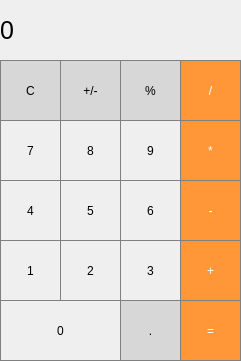
<?xml version="1.0" encoding="UTF-8"?>
<ui version="4.0">
 <class>calculator</class>
 <widget class="QMainWindow" name="calculator">
  <property name="geometry">
   <rect>
    <x>0</x>
    <y>0</y>
    <width>241</width>
    <height>361</height>
   </rect>
  </property>
  <property name="windowTitle">
   <string>calculator</string>
  </property>
  <widget class="QWidget" name="centralWidget">
   <widget class="QLabel" name="label">
    <property name="geometry">
     <rect>
      <x>0</x>
      <y>0</y>
      <width>241</width>
      <height>61</height>
     </rect>
    </property>
    <property name="font">
     <font>
      <pointsize>19</pointsize>
     </font>
    </property>
    <property name="styleSheet">
     <string notr="true">QLabel
{
    qproperty-alignment: 'AlignVCenter | AlignRight';
    border: 1px solid gray;
}

background-color: white;</string>
    </property>
    <property name="text">
     <string>0</string>
    </property>
   </widget>
   <widget class="QPushButton" name="pushButton_c">
    <property name="geometry">
     <rect>
      <x>0</x>
      <y>60</y>
      <width>61</width>
      <height>61</height>
     </rect>
    </property>
    <property name="styleSheet">
     <string notr="true">QPushButton
{
        background-color: rgb(215, 215, 215);
        border: 1px solid gray;
}
QPushButton:pressed
{
        background-color: qlineargradient(x1: 0, y1: 0, x2: 0, y2: 1, stop: 0 #BEBEBE, stop: 1 #D7D7D7);
}</string>
    </property>
    <property name="text">
     <string>C</string>
    </property>
   </widget>
   <widget class="QPushButton" name="pushButton_sign">
    <property name="geometry">
     <rect>
      <x>60</x>
      <y>60</y>
      <width>61</width>
      <height>61</height>
     </rect>
    </property>
    <property name="styleSheet">
     <string notr="true">QPushButton
{
        background-color: rgb(215, 215, 215);
        border: 1px solid gray;
}
QPushButton:pressed
{
        background-color: qlineargradient(x1: 0, y1: 0, x2: 0, y2: 1, stop: 0 #BEBEBE, stop: 1 #D7D7D7);
}</string>
    </property>
    <property name="text">
     <string>+/-</string>
    </property>
   </widget>
   <widget class="QPushButton" name="pushButton_percent">
    <property name="geometry">
     <rect>
      <x>120</x>
      <y>60</y>
      <width>61</width>
      <height>61</height>
     </rect>
    </property>
    <property name="styleSheet">
     <string notr="true">QPushButton
{
        background-color: rgb(215, 215, 215);
        border: 1px solid gray;
}
QPushButton:pressed
{
        background-color: qlineargradient(x1: 0, y1: 0, x2: 0, y2: 1, stop: 0 #BEBEBE, stop: 1 #D7D7D7);
}</string>
    </property>
    <property name="text">
     <string>%</string>
    </property>
   </widget>
   <widget class="QPushButton" name="pushButton_devide">
    <property name="geometry">
     <rect>
      <x>180</x>
      <y>60</y>
      <width>61</width>
      <height>61</height>
     </rect>
    </property>
    <property name="styleSheet">
     <string notr="true">QPushButton
{
    background-color: rgb(255, 151, 57);
    color: white;
    border: 1px solid gray;
}

QPushButton:pressed
{
    background-color: qlineargradient(x1: 0, y1: 0, x2: 0, y2: 1, stop: 0 #FF7832, stop: 1 #FF9739);
}</string>
    </property>
    <property name="text">
     <string>/</string>
    </property>
   </widget>
   <widget class="QPushButton" name="pushButton_multiply">
    <property name="geometry">
     <rect>
      <x>180</x>
      <y>120</y>
      <width>61</width>
      <height>61</height>
     </rect>
    </property>
    <property name="styleSheet">
     <string notr="true">QPushButton
{
    background-color: rgb(255, 151, 57);
    color: white;
    border: 1px solid gray;
}

QPushButton:pressed
{
    background-color: qlineargradient(x1: 0, y1: 0, x2: 0, y2: 1, stop: 0 #FF7832, stop: 1 #FF9739);
}</string>
    </property>
    <property name="text">
     <string>*</string>
    </property>
   </widget>
   <widget class="QPushButton" name="pushButton_9">
    <property name="geometry">
     <rect>
      <x>120</x>
      <y>120</y>
      <width>61</width>
      <height>61</height>
     </rect>
    </property>
    <property name="styleSheet">
     <string notr="true">QPushButton
{
    border: 1px solid gray;
}
QPushButton:pressed
{
    background-color: qlineargradient(x1: 0, y1: 0, x2: 0, y2: 1, stop: 0 #dadbde, stop:1 #f6f7fa);
}</string>
    </property>
    <property name="text">
     <string>9</string>
    </property>
   </widget>
   <widget class="QPushButton" name="pushButton_7">
    <property name="geometry">
     <rect>
      <x>0</x>
      <y>120</y>
      <width>61</width>
      <height>61</height>
     </rect>
    </property>
    <property name="styleSheet">
     <string notr="true">QPushButton
{
    border: 1px solid gray;
}
QPushButton:pressed
{
    background-color: qlineargradient(x1: 0, y1: 0, x2: 0, y2: 1, stop: 0 #dadbde, stop:1 #f6f7fa);
}</string>
    </property>
    <property name="text">
     <string>7</string>
    </property>
   </widget>
   <widget class="QPushButton" name="pushButton_8">
    <property name="geometry">
     <rect>
      <x>60</x>
      <y>120</y>
      <width>61</width>
      <height>61</height>
     </rect>
    </property>
    <property name="styleSheet">
     <string notr="true">QPushButton
{
    border: 1px solid gray;
}
QPushButton:pressed
{
    background-color: qlineargradient(x1: 0, y1: 0, x2: 0, y2: 1, stop: 0 #dadbde, stop:1 #f6f7fa);
}</string>
    </property>
    <property name="text">
     <string>8</string>
    </property>
   </widget>
   <widget class="QPushButton" name="pushButton_5">
    <property name="geometry">
     <rect>
      <x>60</x>
      <y>180</y>
      <width>61</width>
      <height>61</height>
     </rect>
    </property>
    <property name="styleSheet">
     <string notr="true">QPushButton
{
    border: 1px solid gray;
}
QPushButton:pressed
{
    background-color: qlineargradient(x1: 0, y1: 0, x2: 0, y2: 1, stop: 0 #dadbde, stop:1 #f6f7fa);
}</string>
    </property>
    <property name="text">
     <string>5</string>
    </property>
   </widget>
   <widget class="QPushButton" name="pushButton_minus">
    <property name="geometry">
     <rect>
      <x>180</x>
      <y>180</y>
      <width>61</width>
      <height>61</height>
     </rect>
    </property>
    <property name="styleSheet">
     <string notr="true">QPushButton
{
    background-color: rgb(255, 151, 57);
    color: white;
    border: 1px solid gray;
}

QPushButton:pressed
{
    background-color: qlineargradient(x1: 0, y1: 0, x2: 0, y2: 1, stop: 0 #FF7832, stop: 1 #FF9739);
}</string>
    </property>
    <property name="text">
     <string>-</string>
    </property>
   </widget>
   <widget class="QPushButton" name="pushButton_6">
    <property name="geometry">
     <rect>
      <x>120</x>
      <y>180</y>
      <width>61</width>
      <height>61</height>
     </rect>
    </property>
    <property name="styleSheet">
     <string notr="true">QPushButton
{
    border: 1px solid gray;
}
QPushButton:pressed
{
    background-color: qlineargradient(x1: 0, y1: 0, x2: 0, y2: 1, stop: 0 #dadbde, stop:1 #f6f7fa);
}</string>
    </property>
    <property name="text">
     <string>6</string>
    </property>
   </widget>
   <widget class="QPushButton" name="pushButton_4">
    <property name="geometry">
     <rect>
      <x>0</x>
      <y>180</y>
      <width>61</width>
      <height>61</height>
     </rect>
    </property>
    <property name="styleSheet">
     <string notr="true">QPushButton
{
    border: 1px solid gray;
}
QPushButton:pressed
{
    background-color: qlineargradient(x1: 0, y1: 0, x2: 0, y2: 1, stop: 0 #dadbde, stop:1 #f6f7fa);
}</string>
    </property>
    <property name="text">
     <string>4</string>
    </property>
   </widget>
   <widget class="QPushButton" name="pushButton_1">
    <property name="geometry">
     <rect>
      <x>0</x>
      <y>240</y>
      <width>61</width>
      <height>61</height>
     </rect>
    </property>
    <property name="styleSheet">
     <string notr="true">QPushButton
{
    border: 1px solid gray;
}
QPushButton:pressed
{
    background-color: qlineargradient(x1: 0, y1: 0, x2: 0, y2: 1, stop: 0 #dadbde, stop:1 #f6f7fa);
}</string>
    </property>
    <property name="text">
     <string>1</string>
    </property>
   </widget>
   <widget class="QPushButton" name="pushButton_3">
    <property name="geometry">
     <rect>
      <x>120</x>
      <y>240</y>
      <width>61</width>
      <height>61</height>
     </rect>
    </property>
    <property name="styleSheet">
     <string notr="true">QPushButton
{
    border: 1px solid gray;
}
QPushButton:pressed
{
    background-color: qlineargradient(x1: 0, y1: 0, x2: 0, y2: 1, stop: 0 #dadbde, stop:1 #f6f7fa);
}</string>
    </property>
    <property name="text">
     <string>3</string>
    </property>
   </widget>
   <widget class="QPushButton" name="pushButton_2">
    <property name="geometry">
     <rect>
      <x>60</x>
      <y>240</y>
      <width>61</width>
      <height>61</height>
     </rect>
    </property>
    <property name="styleSheet">
     <string notr="true">QPushButton
{
    border: 1px solid gray;
}
QPushButton:pressed
{
    background-color: qlineargradient(x1: 0, y1: 0, x2: 0, y2: 1, stop: 0 #dadbde, stop:1 #f6f7fa);
}</string>
    </property>
    <property name="text">
     <string>2</string>
    </property>
   </widget>
   <widget class="QPushButton" name="pushButton_add">
    <property name="geometry">
     <rect>
      <x>180</x>
      <y>240</y>
      <width>61</width>
      <height>61</height>
     </rect>
    </property>
    <property name="styleSheet">
     <string notr="true">QPushButton
{
    background-color: rgb(255, 151, 57);
    color: white;
    border: 1px solid gray;
}

QPushButton:pressed
{
    background-color: qlineargradient(x1: 0, y1: 0, x2: 0, y2: 1, stop: 0 #FF7832, stop: 1 #FF9739);
}</string>
    </property>
    <property name="text">
     <string>+</string>
    </property>
   </widget>
   <widget class="QPushButton" name="pushButton_equal">
    <property name="geometry">
     <rect>
      <x>180</x>
      <y>300</y>
      <width>61</width>
      <height>61</height>
     </rect>
    </property>
    <property name="styleSheet">
     <string notr="true">QPushButton
{
    background-color: rgb(255, 151, 57);
    color: white;
    border: 1px solid gray;
}

QPushButton:pressed
{
    background-color: qlineargradient(x1: 0, y1: 0, x2: 0, y2: 1, stop: 0 #FF7832, stop: 1 #FF9739);
}</string>
    </property>
    <property name="text">
     <string>=</string>
    </property>
   </widget>
   <widget class="QPushButton" name="pushButton_dot">
    <property name="geometry">
     <rect>
      <x>120</x>
      <y>300</y>
      <width>61</width>
      <height>61</height>
     </rect>
    </property>
    <property name="styleSheet">
     <string notr="true">QPushButton
{
        background-color: rgb(215, 215, 215);
        border: 1px solid gray;
}
QPushButton:pressed
{
        background-color: qlineargradient(x1: 0, y1: 0, x2: 0, y2: 1, stop: 0 #BEBEBE, stop: 1 #D7D7D7);
}</string>
    </property>
    <property name="text">
     <string>.</string>
    </property>
   </widget>
   <widget class="QPushButton" name="pushButton_0">
    <property name="geometry">
     <rect>
      <x>0</x>
      <y>300</y>
      <width>121</width>
      <height>61</height>
     </rect>
    </property>
    <property name="styleSheet">
     <string notr="true">QPushButton
{
    border: 1px solid gray;
}
QPushButton:pressed
{
    background-color: qlineargradient(x1: 0, y1: 0, x2: 0, y2: 1, stop: 0 #dadbde, stop:1 #f6f7fa);
}</string>
    </property>
    <property name="text">
     <string>0</string>
    </property>
   </widget>
  </widget>
 </widget>
 <layoutdefault spacing="6" margin="11"/>
 <resources/>
 <connections/>
</ui>
